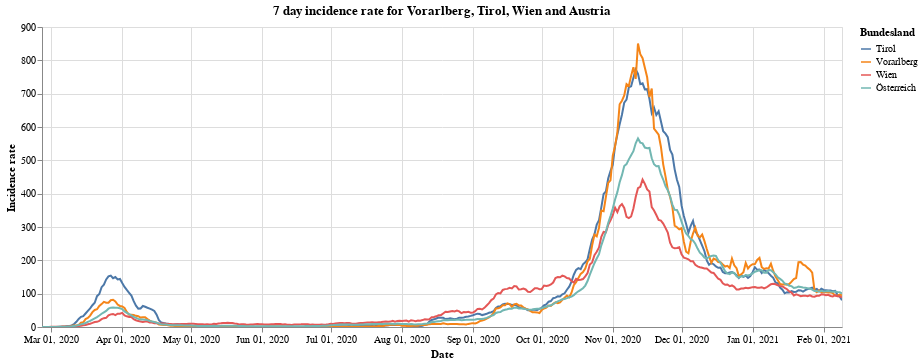

The code cell stored with this chart in its notebook:
### Markdown cell above
Next we have the 7 day incidence rate for states of Vorarlberg, Tirol and Wien compared to all of Austria.

### Code cell
#collapse
bars = alt.Chart(vol_tyr_wien_at).mark_line().encode(
    x=alt.X("yearmonthdate(Time):T", axis=alt.Axis(title='Date')),
    y=alt.Y("SiebenTageInzidenzFaelle:Q", axis=alt.Axis(title='Incidence rate')),
    tooltip='Bundesland',
    color='Bundesland'
).properties(title='7 day incidence rate for Vorarlberg, Tirol, Wien and Austria', width=800).interactive()
bars
#alt.layer(bars, data=at_data).facet(alt.Row('Bundesland'), columns=1)

### Figure 1 — Vega-Lite specification as saved in the notebook (floating-point values rounded to 4 significant figures; data arrays with more than 128 entries replaced by an {"elided": "..."} marker saying what was removed)
{"config": {"view": {"continuousWidth": 400, "continuousHeight": 300}}, "data": {"name": "data-3470556748bf4e607889e48a1d841b4e"}, "mark": "line", "encoding": {"color": {"type": "nominal", "field": "Bundesland"}, "tooltip": {"type": "nominal", "field": "Bundesland"}, "x": {"type": "temporal", "axis": {"title": "Date"}, "field": "Time", "timeUnit": "yearmonthdate"}, "y": {"type": "quantitative", "axis": {"title": "Incidence rate"}, "field": "SiebenTageInzidenzFaelle"}}, "selection": {"selector001": {"type": "interval", "bind": "scales", "encodings": ["x", "y"]}}, "title": "7 day incidence rate for Vorarlberg, Tirol, Wien and Austria", "width": 800, "$schema": "https://vega.github.io/schema/vega-lite/v4.8.1.json", "datasets": {"data-3470556748bf4e607889e48a1d841b4e": {"elided": "1400 records"}}}
